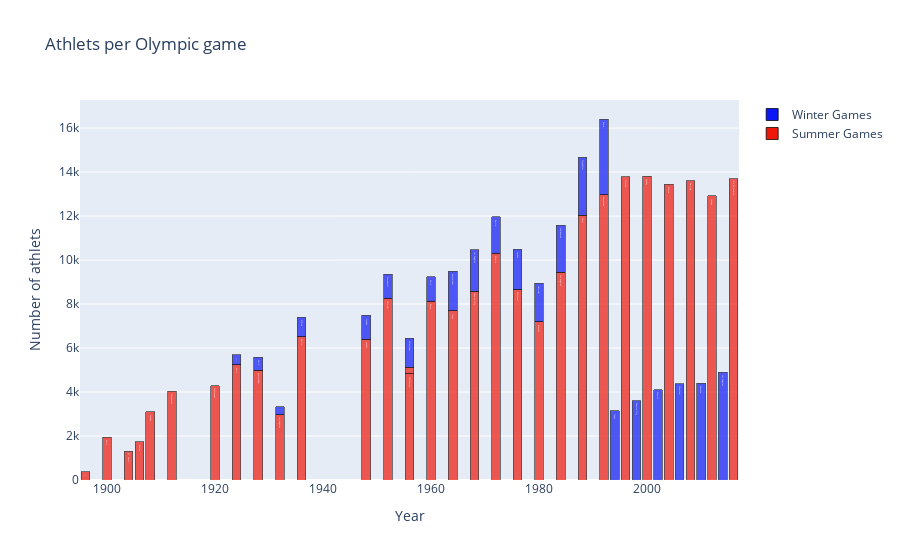

The notebook cell saved with this chart:
### Code cell
traceS = go.Bar(
    x = dfS['Year'],y = dfS['Athlets'],
    name="Summer Games",
     marker=dict(
                color='rgb(238,23,11)',
                line=dict(
                    color='black',
                    width=0.75),
                opacity=0.7,
            ),
    text=dfS['City'],
    
)
traceW = go.Bar(
    x = dfW['Year'],y = dfW['Athlets'],
    name="Winter Games",
    marker=dict(
                color='rgb(11,23,245)',
                line=dict(
                    color='black',
                    width=0.75),
                opacity=0.7,
            ),
    text=dfS['City']
)

data = [traceS, traceW]
layout = dict(title = 'Athlets per Olympic game',
          xaxis = dict(title = 'Year', showticklabels=True), 
          yaxis = dict(title = 'Number of athlets'),
          hovermode = 'closest',
          barmode='stack'
         )
fig = dict(data=data, layout=layout)
iplot(fig, filename='events-athlets4')

### Figure 1 — Plotly figure (JSON) as saved in the notebook; plotly's stock layout.template omitted (floating-point values rounded to 4 significant figures)
{"data": [{"marker": {"color": "rgb(238,23,11)", "line": {"color": "black", "width": 0.75}, "opacity": 0.7}, "name": "Summer Games", "text": ["Athina", "Paris", "St. Louis", "Athina", "London", "Stockholm", "Antwerpen", "Paris", "Amsterdam", "Los Angeles", "Berlin", "London", "Helsinki", "Melbourne", "Stockholm", "Roma", "Tokyo", "Mexico City", "Munich", "Montreal", "Moskva", "Los Angeles", "Seoul", "Barcelona", "Atlanta", "Sydney", "Athina", "Beijing", "London", "Rio de Janeiro"], "type": "bar", "x": [1896, 1900, 1904, 1906, 1908, 1912, 1920, 1924, 1928, 1932, 1936, 1948, 1952, 1956, 1956, 1960, 1964, 1968, 1972, 1976, 1980, 1984, 1988, 1992, 1996, 2000, 2004, 2008, 2012, 2016], "y": [380, 1936, 1301, 1733, 3101, 4040, 4292, 5233, 4992, 2969, 6506, 6405, 8270, 4829, 298, 8119, 7702, 8588, 10304, 8641, 7191, 9454, 12037, 12977, 13780, 13821, 13443, 13602, 12920, 13688]}, {"marker": {"color": "rgb(11,23,245)", "line": {"color": "black", "width": 0.75}, "opacity": 0.7}, "name": "Winter Games", "text": ["Athina", "Paris", "St. Louis", "Athina", "London", "Stockholm", "Antwerpen", "Paris", "Amsterdam", "Los Angeles", "Berlin", "London", "Helsinki", "Melbourne", "Stockholm", "Roma", "Tokyo", "Mexico City", "Munich", "Montreal", "Moskva", "Los Angeles", "Seoul", "Barcelona", "Atlanta", "Sydney", "Athina", "Beijing", "London", "Rio de Janeiro"], "type": "bar", "x": [1924, 1928, 1932, 1936, 1948, 1952, 1956, 1960, 1964, 1968, 1972, 1976, 1980, 1984, 1988, 1992, 1994, 1998, 2002, 2006, 2010, 2014], "y": [460, 582, 352, 895, 1075, 1088, 1307, 1116, 1778, 1891, 1655, 1861, 1746, 2134, 2639, 3436, 3160, 3605, 4109, 4382, 4402, 4891]}], "layout": {"barmode": "stack", "hovermode": "closest", "title": {"text": "Athlets per Olympic game"}, "xaxis": {"showticklabels": true, "title": {"text": "Year"}}, "yaxis": {"title": {"text": "Number of athlets"}}}}
